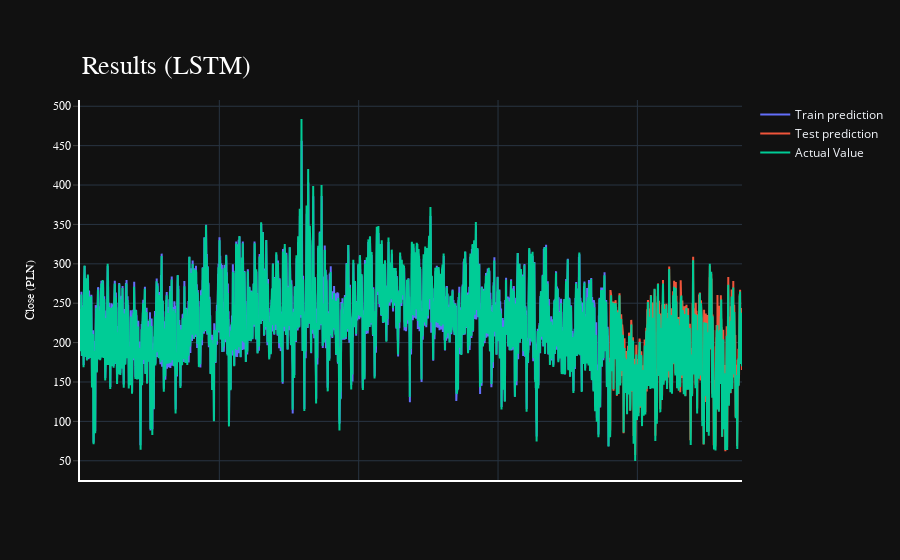

The notebook cell saved with this chart:
### Code cell
import plotly.express as px
import plotly.graph_objects as go

fig = go.Figure()
fig.add_trace(go.Scatter(go.Scatter(x=result.index, y=result[0],
                    mode='lines',
                    name='Train prediction')))
fig.add_trace(go.Scatter(x=result.index, y=result[1],
                    mode='lines',
                    name='Test prediction'))
fig.add_trace(go.Scatter(go.Scatter(x=result.index, y=result[2],
                    mode='lines',
                    name='Actual Value')))
fig.update_layout(
    xaxis=dict(
        showline=True,
        showgrid=True,
        showticklabels=False,
        linecolor='white',
        linewidth=2
    ),
    yaxis=dict(
        title_text='Close (PLN)',
        titlefont=dict(
            family='Rockwell',
            size=12,
            color='white',
        ),
        showline=True,
        showgrid=True,
        showticklabels=True,
        linecolor='white',
        linewidth=2,
        ticks='outside',
        tickfont=dict(
            family='Rockwell',
            size=12,
            color='white',
        ),
    ),
    showlegend=True,
    template = 'plotly_dark'

)



annotations = []
annotations.append(dict(xref='paper', yref='paper', x=0.0, y=1.05,
                              xanchor='left', yanchor='bottom',
                              text='Results (LSTM)',
                              font=dict(family='Rockwell',
                                        size=26,
                                        color='white'),
                              showarrow=False))
fig.update_layout(annotations=annotations)

fig.show()

### Figure 1 — Plotly figure (JSON) as saved in the notebook; plotly's stock layout.template omitted (floating-point values rounded to 4 significant figures; data arrays with more than 128 entries replaced by an {"elided": "..."} marker saying what was removed)
{"data": [{"mode": "lines", "name": "Train prediction", "type": "scatter", "x": {"elided": "9503 int values"}, "y": {"elided": "9503 float values"}}, {"mode": "lines", "name": "Test prediction", "type": "scatter", "x": {"elided": "9503 int values"}, "y": {"elided": "9503 float values"}}, {"mode": "lines", "name": "Actual Value", "type": "scatter", "x": {"elided": "9503 int values"}, "y": {"elided": "9503 float values"}}], "layout": {"annotations": [{"font": {"color": "white", "family": "Rockwell", "size": 26}, "showarrow": false, "text": "Results (LSTM)", "x": 0, "xanchor": "left", "xref": "paper", "y": 1.05, "yanchor": "bottom", "yref": "paper"}], "showlegend": true, "xaxis": {"linecolor": "white", "linewidth": 2, "showgrid": true, "showline": true, "showticklabels": false}, "yaxis": {"linecolor": "white", "linewidth": 2, "showgrid": true, "showline": true, "showticklabels": true, "tickfont": {"color": "white", "family": "Rockwell", "size": 12}, "ticks": "outside", "title": {"font": {"color": "white", "family": "Rockwell", "size": 12}, "text": "Close (PLN)"}}}}
